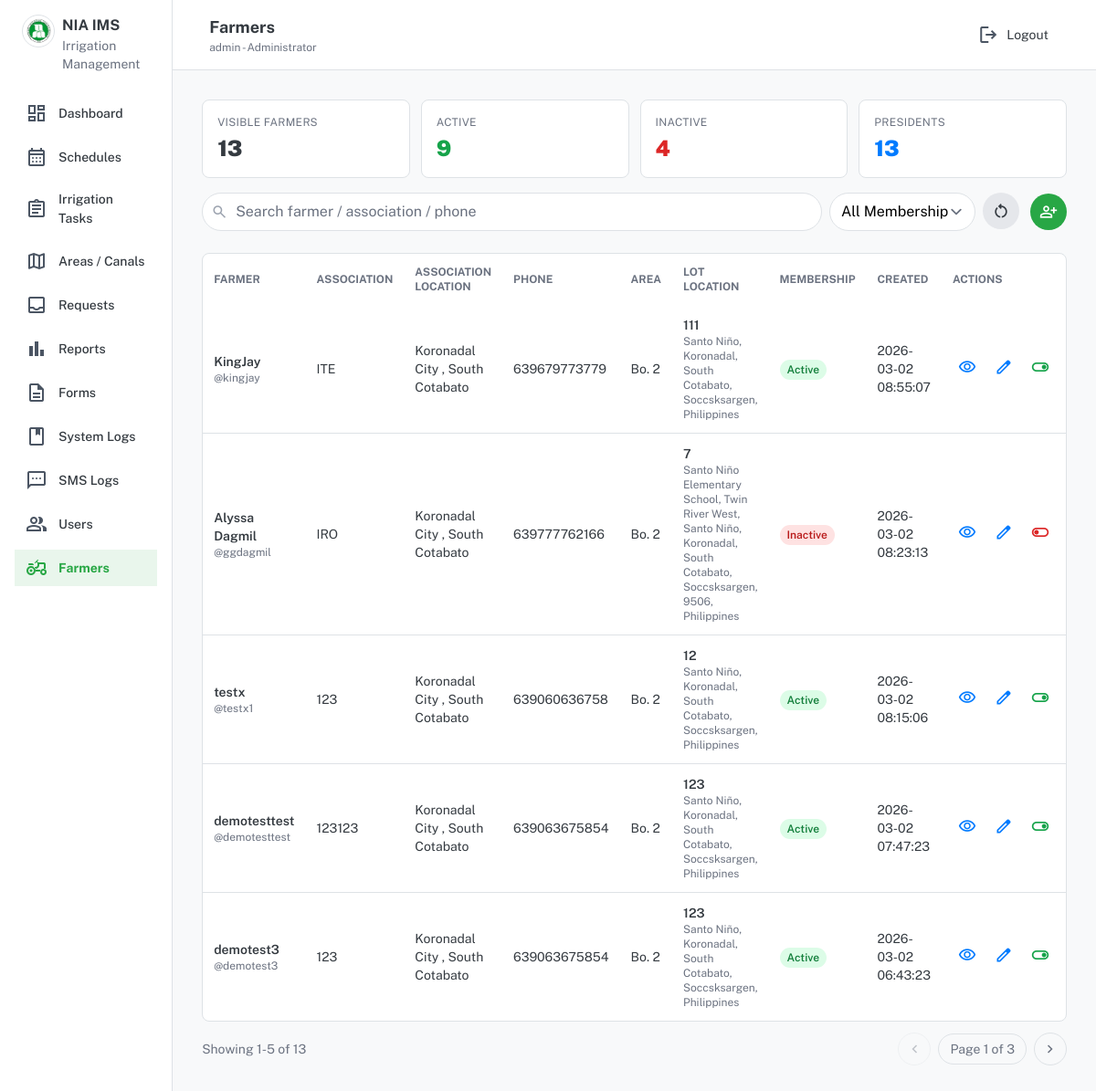
/public/index.php?page=farmers (signed in), run on the app's committed database.
### tables this page shows
CREATE TABLE `farmers` (
  `farmer_id` int(11) NOT NULL,
  `farmer_name` varchar(150) NOT NULL,
  `association_name` varchar(150) DEFAULT NULL,
  `address` varchar(200) DEFAULT NULL,
  `phone` varchar(30) DEFAULT NULL,
  `service_area_id` int(11) DEFAULT NULL,
  `created_at` timestamp NOT NULL DEFAULT current_timestamp(),
  `user_id` int(11) DEFAULT NULL,
  `is_president` tinyint(4) NOT NULL DEFAULT 0,
  `created_by` int(11) DEFAULT NULL,
  `onboarded_via` enum('Website','Field Operator','Admin') NOT NULL DEFAULT 'Admin',
  `onboarded_at` datetime DEFAULT NULL
);

CREATE TABLE `users` (
  `user_id` int(11) NOT NULL,
  `fullname` varchar(150) DEFAULT NULL,
  `username` varchar(80) DEFAULT NULL,
  `password` varchar(255) DEFAULT NULL,
  `password_change_required` tinyint(4) NOT NULL DEFAULT 0,
  `role` enum('Administrator','Operations Staff','Irrigation Technician','IMO','Monitoring','Farmer','SWRFT','WRFO Gatekeeper','WRFO Scheduler') NOT NULL,
  `phone` varchar(30) DEFAULT NULL,
  `email` varchar(120) DEFAULT NULL,
  `is_active` tinyint(4) DEFAULT 1,
  `created_at` timestamp NOT NULL DEFAULT current_timestamp()
);

CREATE TABLE `service_areas` (
  `service_area_id` int(11) NOT NULL,
  `area_name` varchar(150) NOT NULL,
  `municipality` varchar(100) DEFAULT NULL,
  `province` varchar(100) DEFAULT NULL,
  `total_area_ha` decimal(10,2) DEFAULT NULL,
  `created_at` timestamp NOT NULL DEFAULT current_timestamp(),
  `latitude` decimal(10,7) DEFAULT NULL,
  `longitude` decimal(10,7) DEFAULT NULL
);

### farmers/index.php (the view, shortened to what the rows shown need)
<?php
require_once __DIR__ . '/../includes/helpers.php';
require_once __DIR__ . '/../includes/sms.php';
$perPage = 5;
$pageNum = max(1, (int)($_GET['p'] ?? 1));
$params = [];
$types = "";
$where = "WHERE 1=1";
$focusServiceAreaIds = [];
$focusStmt = $conn->prepare("
  SELECT service_area_id, area_name, municipality, province
  FROM service_areas
");
$focusStmt->execute();
$focusAreas = $focusStmt->get_result()->fetch_all(MYSQLI_ASSOC);
foreach ($focusAreas as $focusArea) {
  if (is_focus_service_area($focusArea['area_name'] ?? null, $focusArea['municipality'] ?? null, $focusArea['province'] ?? null)) {
    $focusServiceAreaIds[] = (int)($focusArea['service_area_id'] ?? 0);
  }
}
$focusServiceAreaIds = array_values(array_unique(array_filter($focusServiceAreaIds, static fn($id) => $id > 0)));
if ($focusServiceAreaIds) {
  $where .= " AND f.service_area_id IN (" . implode(',', array_fill(0, count($focusServiceAreaIds), '?')) . ")";
  $types .= str_repeat('i', count($focusServiceAreaIds));
  foreach ($focusServiceAreaIds as $focusId) {
    $params[] = $focusId;
  }
} else {
  $where .= " AND 1=0";
}
$fromSql = "
  FROM farmers f
  LEFT JOIN service_areas sa ON sa.service_area_id = f.service_area_id
  LEFT JOIN users u ON u.user_id = f.user_id
  LEFT JOIN (
    SELECT fl1.farmer_id, fl1.lot_code, fl1.location_desc, fl1.latitude, fl1.longitude
    FROM farmer_lots fl1
    INNER JOIN (
      SELECT farmer_id, MAX(lot_id) AS max_lot_id
      FROM farmer_lots
      GROUP BY farmer_id
    ) latest ON latest.max_lot_id = fl1.lot_id
  ) fl ON fl.farmer_id = f.farmer_id
";
$offset = ($pageNum - 1) * $perPage;
$sql = "
  SELECT f.*, sa.area_name, sa.municipality, sa.province,
         u.username, COALESCE(u.is_active, 1) AS member_active,
         fl.lot_code, fl.location_desc AS lot_location_desc, fl.latitude AS lot_latitude, fl.longitude AS lot_longitude
  $fromSql
  $where
  ORDER BY f.farmer_id DESC
  LIMIT ? OFFSET ?
";
$stmt = $conn->prepare($sql);
$rowTypes = $types . "ii";
$rowParams = $params;
$rowParams[] = $perPage;
$rowParams[] = $offset;
$stmt->bind_param($rowTypes, ...$rowParams);
$stmt->execute();
$rows = $stmt->get_result()->fetch_all(MYSQLI_ASSOC);
include __DIR__ . '/../includes/head.php';
?>
<div class="flex min-h-screen w-full">
  <?php include __DIR__ . '/../includes/sidebar.php'; ?>
  <div class="flex-1 flex flex-col">
    <?php include __DIR__ . '/../includes/topbar.php'; ?>
    <main class="p-6 lg:p-8 flex-1">
      <div id="farmersResults">
      <div class="mt-6 hidden md:block bg-card-light dark:bg-card-dark border border-border-light dark:border-border-dark rounded-lg overflow-hidden">
        <div class="overflow-x-auto">
          <table class="w-full text-left">
            <thead>
              <tr class="text-xs text-gray-500 dark:text-gray-400 uppercase">
                <th class="p-3">Farmer</th>
                <th class="p-3">Association</th>
                <th class="p-3">Association Location</th>
                <th class="p-3">Phone</th>
                <th class="p-3">Area</th>
                <th class="p-3">Lot Location</th>
                <th class="p-3">Membership</th>
                <th class="p-3">Created</th>
                <th class="p-3">Actions</th>
              </tr>
            </thead>
            <tbody class="divide-y divide-border-light dark:divide-border-dark">
              <?php foreach ($rows as $r): ?>
                <?php $isActive = ((int)($r['member_active'] ?? 1) === 1); ?>
                <tr class="text-sm text-text-light dark:text-text-dark">
                  <td class="p-3">
                    <div class="font-semibold"><?= h($r['farmer_name']) ?></div>
                    <?php if (!empty($r['username'])): ?>
                      <div class="text-xs text-gray-500 dark:text-gray-400">@<?= h($r['username']) ?></div>
                    <?php endif; ?>
                  </td>
                  <td class="p-3"><?= h($r['association_name']) ?></td>
                  <td class="p-3">
                    <?= h($r['municipality'] ?? '') ?>
                    <?= !empty($r['province']) ? ", " . h($r['province']) : "" ?>
                  </td>
                  <td class="p-3"><?= h($r['phone']) ?></td>
                  <td class="p-3"><?= h($r['area_name'] ?? '-') ?></td>
                  <td class="p-3">
                    <?php if (!empty($r['lot_code']) || !empty($r['lot_location_desc'])): ?>
                      <?php if (!empty($r['lot_code'])): ?>
                        <div class="font-semibold"><?= h($r['lot_code']) ?></div>
                      <?php endif; ?>
                      <?php if (!empty($r['lot_location_desc'])): ?>
                        <div class="text-xs text-gray-500 dark:text-gray-400"><?= h($r['lot_location_desc']) ?></div>
                      <?php endif; ?>
                    <?php else: ?>
                      <span class="text-gray-500 dark:text-gray-400">-</span>
                    <?php endif; ?>
                  </td>
                  <td class="p-3">
                    <?php if ($isActive): ?>
                      <span class="px-2 py-1 text-xs font-semibold rounded-full bg-green-100 text-green-700 dark:bg-green-900/30 dark:text-green-300">Active</span>
                    <?php else: ?>
                      <span class="px-2 py-1 text-xs font-semibold rounded-full bg-red-100 text-red-700 dark:bg-red-900/30 dark:text-red-300">Inactive</span>
                    <?php endif; ?>
                  </td>
                  <td class="p-3"><?= h($r['created_at']) ?></td>
                  <td class="p-3">
                    <div class="flex items-center gap-2">
                      <button
                        type="button"
                        class="p-1.5 rounded-DEFAULT hover:bg-gray-100 dark:hover:bg-gray-800 text-secondary js-open-farmer-view"
                        title="View"
                        data-farmer-name="<?= h($r['farmer_name']) ?>"
                        data-association-name="<?= h($r['association_name']) ?>"
                        data-association-location="<?= h(trim(($r['municipality'] ?? '') . (!empty($r['province']) ? ', ' . $r['province'] : ''))) ?>"
                        data-phone="<?= h($r['phone']) ?>"
                        data-area-name="<?= h($r['area_name'] ?? '-') ?>"
                        data-lot-code="<?= h($r['lot_code'] ?? '') ?>"
                        data-lot-location="<?= h($r['lot_location_desc'] ?? '') ?>"
                        data-membership="<?= $isActive ? 'Active' : 'Inactive' ?>"
                        data-created-at="<?= h($r['created_at']) ?>"
                        data-edit-url="<?= h(base_path('farmers/edit.php?id=' . (int)$r['farmer_id'])) ?>"
                      >
                        <span class="material-symbols-outlined text-[20px] leading-none">visibility</span>
                      </button>
                      <a
                        class="p-1.5 rounded-DEFAULT hover:bg-gray-100 dark:hover:bg-gray-800 text-secondary"
                        title="Edit"
                        href="<?= base_path('farmers/edit.php?id=' . (int)$r['farmer_id']) ?>"
                      >
                        <span class="material-symbols-outlined text-[20px] leading-none">edit</span>
                      </a>
                      <?php if (!empty($r['user_id'])): ?>
                        <form method="POST" class="inline js-membership-form"
                              data-confirm-message="Are you sure you want to set this farmer to <?= $isActive ? 'Inactive' : 'Active' ?>?">
                          <button
                            class="p-1.5 rounded-DEFAULT hover:bg-gray-100 dark:hover:bg-gray-800 <?= $isActive ? 'text-green-600 dark:text-green-400' : 'text-red-600 dark:text-red-400' ?>"
                            title="<?= $isActive ? 'Set Inactive' : 'Set Active' ?>"
                          >
                            <span class="material-symbols-outlined text-[20px] leading-none"><?= $isActive ? 'toggle_on' : 'toggle_off' ?></span>
                          </button>
                        </form>
                      <?php else: ?>
                        <span class="p-1.5 text-gray-400" title="No linked account">
                          <span class="material-symbols-outlined text-[20px] leading-none">block</span>
                        </span>
                      <?php endif; ?>
                    </div>
                  </td>
                </tr>
              <?php endforeach; ?>
            </tbody>
          </table>
        </div>
      </div>
      </div>
    </main>
  </div>
</div>
<?php include __DIR__ . '/../includes/footer.php'; ?>

### data on the page
farmers: farmer_name "KingJay", user.username "kingjay", association_name "ITE", service_area.municipality "Koronadal City", service_area.province "South Cotabato", phone "639679773779", service_area.area_name "Bo. 2", lot_code "111", lot_location_desc "Santo Niño, Koronadal, South Cotabato, Soccsksargen, Philippines", shows "Active", created_at "2026-03-02 08:55:07"
farmers: farmer_name "Alyssa Dagmil", user.username "ggdagmil", association_name "IRO", service_area.municipality "Koronadal City", service_area.province "South Cotabato", phone "639777762166", service_area.area_name "Bo. 2", lot_code "7", lot_location_desc "Santo Niño Elementary School, Twin River West, Santo Niño, Koronadal, South Cotabato, Soccsksargen, 9506, Philippines", shows "Inactive", created_at "2026-03-02 08:23:13"
farmers: farmer_name "testx", user.username "testx1", association_name "123", service_area.municipality "Koronadal City", service_area.province "South Cotabato", phone "639060636758", service_area.area_name "Bo. 2", lot_code "12", lot_location_desc "Santo Niño, Koronadal, South Cotabato, Soccsksargen, Philippines", shows "Active", created_at "2026-03-02 08:15:06"
farmers: farmer_name "demotesttest", user.username "demotesttest", association_name "123123", service_area.municipality "Koronadal City", service_area.province "South Cotabato", phone "639063675854", service_area.area_name "Bo. 2", lot_code "123", lot_location_desc "Santo Niño, Koronadal, South Cotabato, Soccsksargen, Philippines", shows "Active", created_at "2026-03-02 07:47:23"
farmers: farmer_name "demotest3", user.username "demotest3", association_name "123", service_area.municipality "Koronadal City", service_area.province "South Cotabato", phone "639063675854", service_area.area_name "Bo. 2", lot_code "123", lot_location_desc "Santo Niño, Koronadal, South Cotabato, Soccsksargen, Philippines", shows "Active", created_at "2026-03-02 06:43:23"

### other printed values
$label "Dashboard Schedules Irrigation Tasks Areas / Canals Requests Reports Forms System Logs SMS Logs Users Farmers"
$topTitle "Farmers"
$userName "admin"
$userRole "Administrator"
$visibleTotalFarmers "13"
$visibleActiveFarmers "9"
$visibleInactiveFarmers "4"
$visiblePresidents "13"
$showFrom "1"
$showTo "5"
$total "13"
$pageNum "1"
$totalPages "3"
